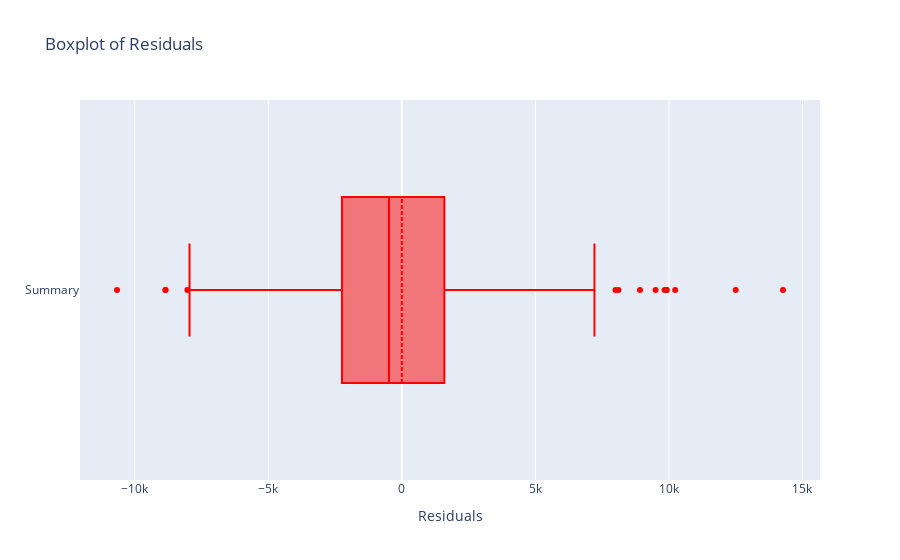

Notebook code cell kept with this figure:
### Code cell
# Obtain the residuals
residuals = model.resid
# Boxplot for 'residuals'
fig_residual = go.Figure()
fig_residual.add_trace(go.Box(x=residuals, name="Summary", boxmean=True, marker_color= 'red'))

fig_residual.update_layout(
    title="Boxplot of Residuals",
    xaxis_title="Residuals",
)
fig_residual.show()

### Figure 1 — Plotly figure (JSON) as saved in the notebook; plotly's stock layout.template omitted (floating-point values rounded to 4 significant figures; data arrays with more than 128 entries replaced by an {"elided": "..."} marker saying what was removed)
{"data": [{"boxmean": true, "marker": {"color": "red"}, "name": "Summary", "type": "box", "x": {"elided": "205 float values"}}], "layout": {"title": {"text": "Boxplot of Residuals"}, "xaxis": {"title": {"text": "Residuals"}}}}
